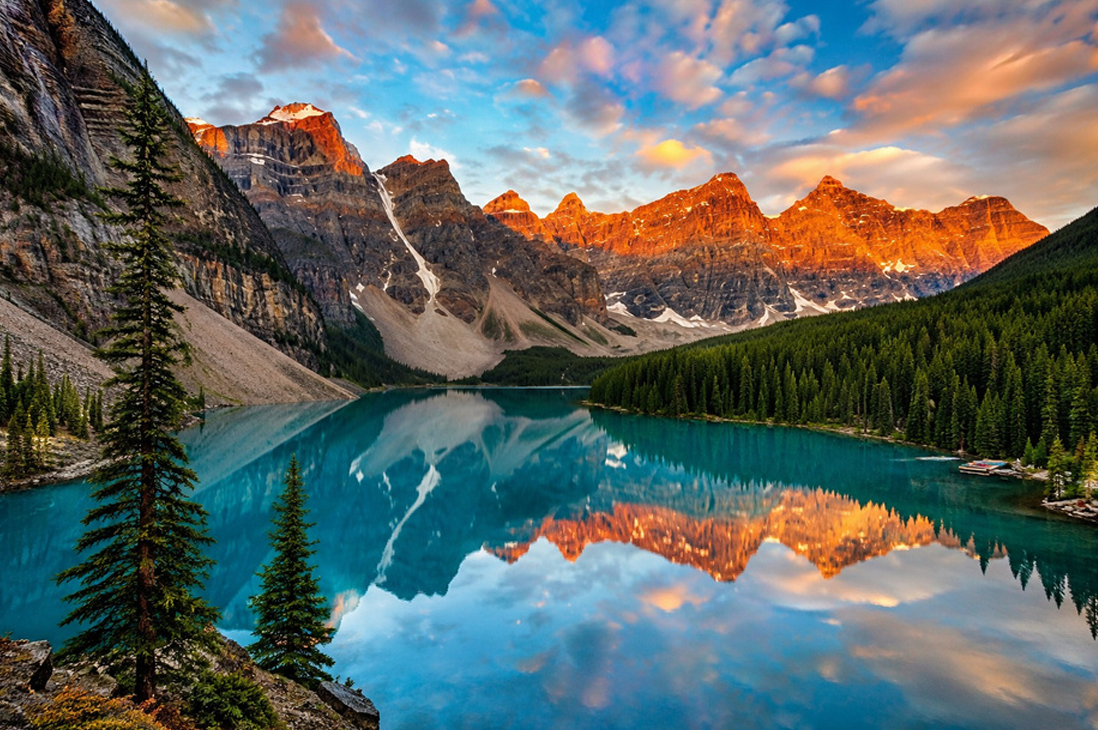
#> input picture Question5/Himalaya.png, 1098 x 730 px
$ python spliting.py
#> lines starting #> are read from the running program, lines starting #| are printed output that depends on the picture
import cv2
import numpy as np

img=cv2.imread("Himalaya.png")
#> img is the input picture: shape (730, 1098, 3); mean B, G, R 101.5, 103.7, 93.3

blue_channel = img[ :, :, 0]
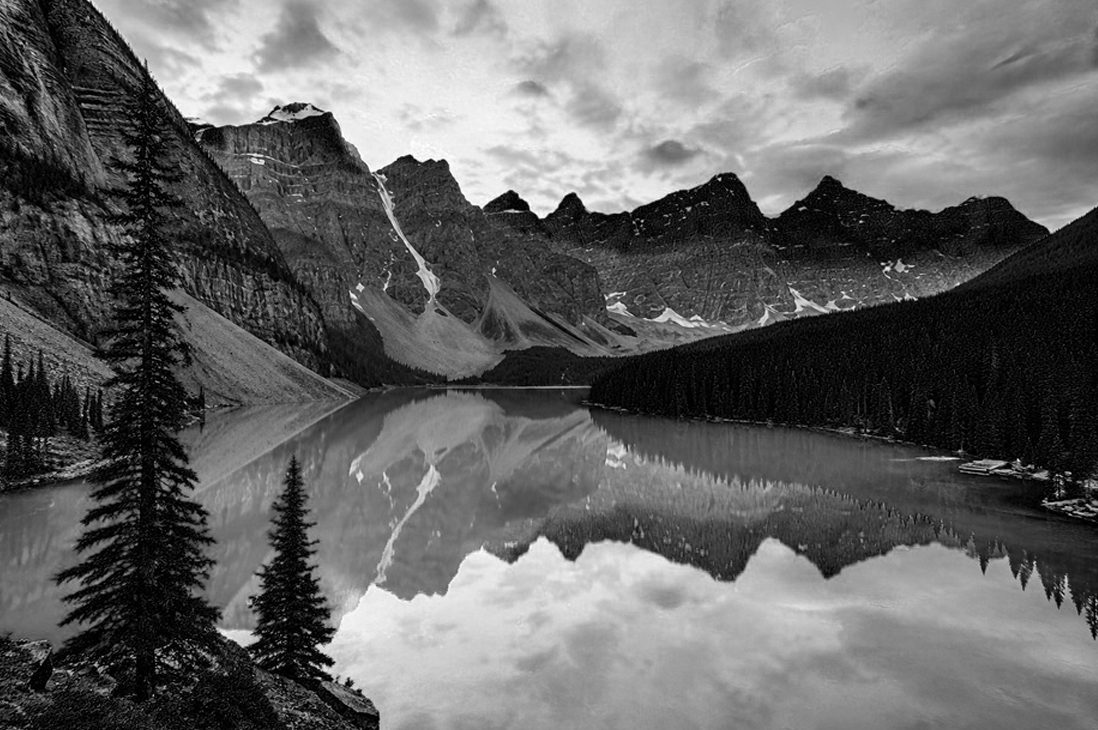
#> blue_channel: shape (730, 1098); min 0, max 255, mean 101.5
green_channel = img[ :, :, 1]
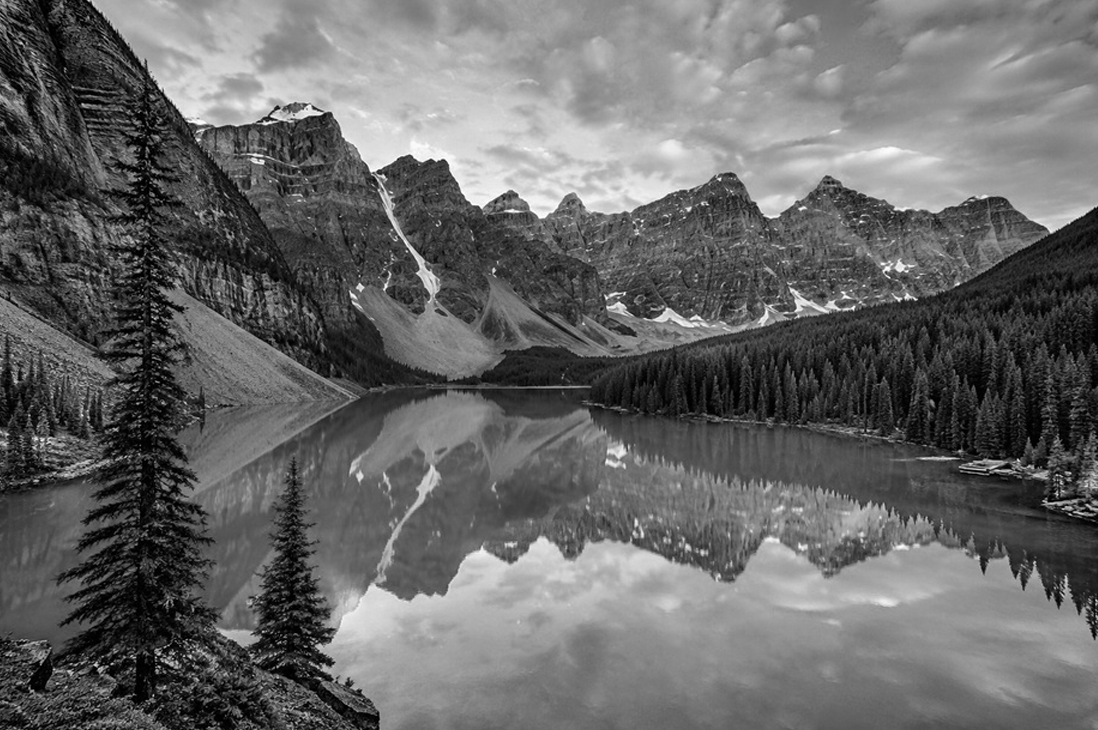
#> green_channel: shape (730, 1098); min 0, max 255, mean 103.7
red_channel = img[ :, :, 2]
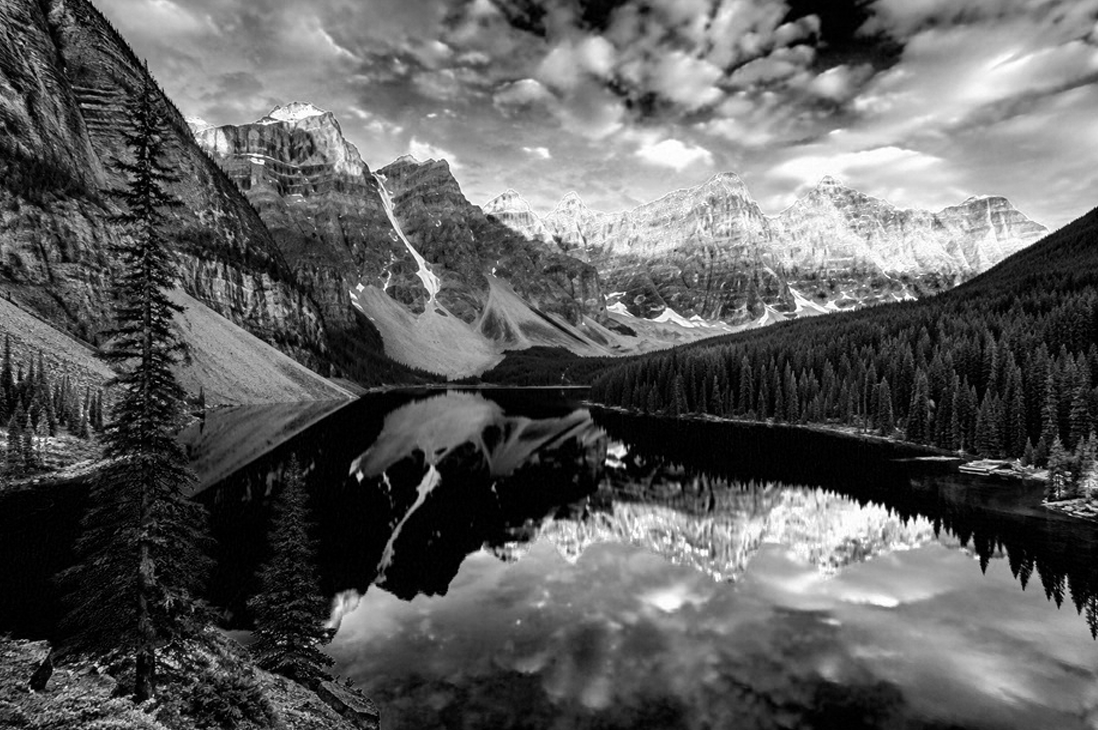
#> red_channel: shape (730, 1098); min 0, max 255, mean 93.3

blank=np.zeros_like(green_channel)
combining=cv2.merge([blue_channel,blank, red_channel])
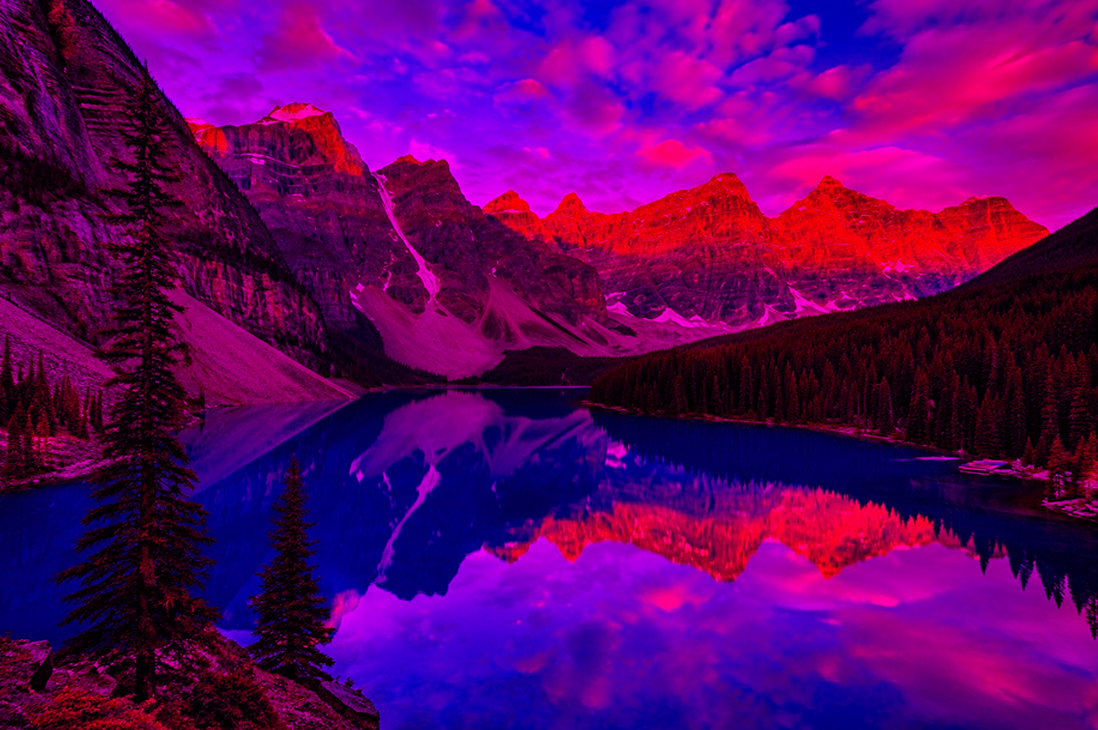
#> combining: shape (730, 1098, 3); mean of channels 0, 1, 2 101.5, 0, 93.3; drawn as B, G, R

cv2.imshow("blue", blue_channel)
cv2.imshow("green", green_channel)
cv2.imshow("red", red_channel)
cv2.imshow("combining", combining)
cv2.imwrite("combining.png", combining)
cv2.waitKey(0)
cv2.destroyAllWindows()
